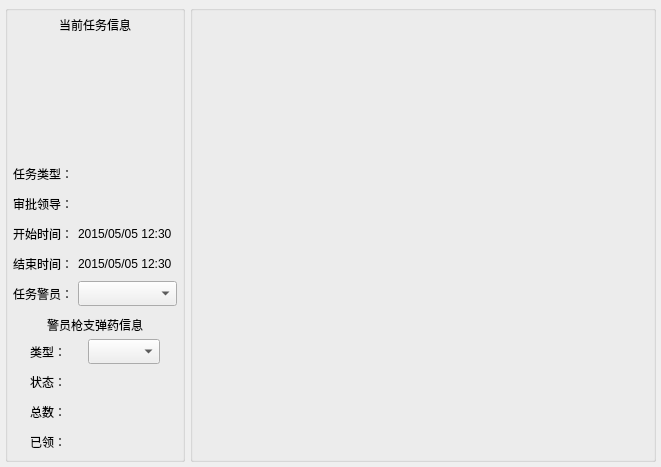
<?xml version="1.0" encoding="UTF-8"?>
<ui version="4.0">
 <class>TaskCabInfo</class>
 <widget class="QWidget" name="TaskCabInfo">
  <property name="geometry">
   <rect>
    <x>0</x>
    <y>0</y>
    <width>661</width>
    <height>458</height>
   </rect>
  </property>
  <layout class="QHBoxLayout" name="horizontalLayout_2">
   <property name="spacing">
    <number>5</number>
   </property>
   <property name="leftMargin">
    <number>5</number>
   </property>
   <property name="topMargin">
    <number>5</number>
   </property>
   <property name="rightMargin">
    <number>5</number>
   </property>
   <property name="bottomMargin">
    <number>5</number>
   </property>
   <item>
    <widget class="QGroupBox" name="taskInfoBox">
     <property name="sizePolicy">
      <sizepolicy hsizetype="Fixed" vsizetype="Preferred">
       <horstretch>0</horstretch>
       <verstretch>0</verstretch>
      </sizepolicy>
     </property>
     <property name="minimumSize">
      <size>
       <width>180</width>
       <height>0</height>
      </size>
     </property>
     <layout class="QVBoxLayout" name="verticalLayout">
      <property name="spacing">
       <number>5</number>
      </property>
      <property name="leftMargin">
       <number>5</number>
      </property>
      <property name="topMargin">
       <number>5</number>
      </property>
      <property name="rightMargin">
       <number>5</number>
      </property>
      <property name="bottomMargin">
       <number>5</number>
      </property>
      <item>
       <widget class="QLabel" name="title">
        <property name="text">
         <string>当前任务信息</string>
        </property>
        <property name="alignment">
         <set>Qt::AlignCenter</set>
        </property>
       </widget>
      </item>
      <item>
       <widget class="QToolButton" name="photo">
        <property name="sizePolicy">
         <sizepolicy hsizetype="Preferred" vsizetype="Fixed">
          <horstretch>0</horstretch>
          <verstretch>0</verstretch>
         </sizepolicy>
        </property>
        <property name="focusPolicy">
         <enum>Qt::NoFocus</enum>
        </property>
        <property name="icon">
         <iconset>
          <normaloff>:/img/photo/headPhoto.png</normaloff>:/img/photo/headPhoto.png</iconset>
        </property>
        <property name="iconSize">
         <size>
          <width>100</width>
          <height>110</height>
         </size>
        </property>
        <property name="autoRaise">
         <bool>true</bool>
        </property>
       </widget>
      </item>
      <item>
       <layout class="QGridLayout" name="gridLayout_3">
        <item row="3" column="0">
         <widget class="QLabel" name="lb_taskEndTime">
          <property name="sizePolicy">
           <sizepolicy hsizetype="Fixed" vsizetype="Fixed">
            <horstretch>0</horstretch>
            <verstretch>0</verstretch>
           </sizepolicy>
          </property>
          <property name="minimumSize">
           <size>
            <width>0</width>
            <height>25</height>
           </size>
          </property>
          <property name="text">
           <string>结束时间：</string>
          </property>
         </widget>
        </item>
        <item row="0" column="1">
         <widget class="QLabel" name="taskType">
          <property name="sizePolicy">
           <sizepolicy hsizetype="Preferred" vsizetype="Fixed">
            <horstretch>0</horstretch>
            <verstretch>0</verstretch>
           </sizepolicy>
          </property>
          <property name="minimumSize">
           <size>
            <width>0</width>
            <height>25</height>
           </size>
          </property>
         </widget>
        </item>
        <item row="2" column="1">
         <widget class="QLabel" name="taskStartTime">
          <property name="sizePolicy">
           <sizepolicy hsizetype="Preferred" vsizetype="Fixed">
            <horstretch>0</horstretch>
            <verstretch>0</verstretch>
           </sizepolicy>
          </property>
          <property name="minimumSize">
           <size>
            <width>0</width>
            <height>25</height>
           </size>
          </property>
          <property name="text">
           <string>2015/05/05 12:30</string>
          </property>
         </widget>
        </item>
        <item row="3" column="1">
         <widget class="QLabel" name="taskEndTime">
          <property name="sizePolicy">
           <sizepolicy hsizetype="Preferred" vsizetype="Fixed">
            <horstretch>0</horstretch>
            <verstretch>0</verstretch>
           </sizepolicy>
          </property>
          <property name="minimumSize">
           <size>
            <width>0</width>
            <height>25</height>
           </size>
          </property>
          <property name="text">
           <string>2015/05/05 12:30</string>
          </property>
         </widget>
        </item>
        <item row="1" column="0">
         <widget class="QLabel" name="approveText">
          <property name="sizePolicy">
           <sizepolicy hsizetype="Fixed" vsizetype="Fixed">
            <horstretch>0</horstretch>
            <verstretch>0</verstretch>
           </sizepolicy>
          </property>
          <property name="minimumSize">
           <size>
            <width>0</width>
            <height>25</height>
           </size>
          </property>
          <property name="text">
           <string>审批领导：</string>
          </property>
         </widget>
        </item>
        <item row="1" column="1">
         <widget class="QLabel" name="approve">
          <property name="sizePolicy">
           <sizepolicy hsizetype="Preferred" vsizetype="Fixed">
            <horstretch>0</horstretch>
            <verstretch>0</verstretch>
           </sizepolicy>
          </property>
          <property name="minimumSize">
           <size>
            <width>0</width>
            <height>25</height>
           </size>
          </property>
         </widget>
        </item>
        <item row="2" column="0">
         <widget class="QLabel" name="lb_taskStartTime">
          <property name="sizePolicy">
           <sizepolicy hsizetype="Fixed" vsizetype="Fixed">
            <horstretch>0</horstretch>
            <verstretch>0</verstretch>
           </sizepolicy>
          </property>
          <property name="minimumSize">
           <size>
            <width>0</width>
            <height>25</height>
           </size>
          </property>
          <property name="text">
           <string>开始时间：</string>
          </property>
         </widget>
        </item>
        <item row="4" column="0">
         <widget class="QLabel" name="taskPoliceText">
          <property name="text">
           <string>任务警员：</string>
          </property>
         </widget>
        </item>
        <item row="0" column="0">
         <widget class="QLabel" name="label">
          <property name="sizePolicy">
           <sizepolicy hsizetype="Preferred" vsizetype="Fixed">
            <horstretch>0</horstretch>
            <verstretch>0</verstretch>
           </sizepolicy>
          </property>
          <property name="minimumSize">
           <size>
            <width>0</width>
            <height>25</height>
           </size>
          </property>
          <property name="text">
           <string>任务类型：</string>
          </property>
         </widget>
        </item>
        <item row="4" column="1">
         <widget class="QComboBox" name="taskPolices">
          <property name="minimumSize">
           <size>
            <width>0</width>
            <height>25</height>
           </size>
          </property>
         </widget>
        </item>
       </layout>
      </item>
      <item>
       <widget class="Line" name="gunInfoLine">
        <property name="sizePolicy">
         <sizepolicy hsizetype="Preferred" vsizetype="Preferred">
          <horstretch>0</horstretch>
          <verstretch>0</verstretch>
         </sizepolicy>
        </property>
        <property name="orientation">
         <enum>Qt::Horizontal</enum>
        </property>
       </widget>
      </item>
      <item>
       <widget class="QLabel" name="title1">
        <property name="text">
         <string>警员枪支弹药信息</string>
        </property>
        <property name="alignment">
         <set>Qt::AlignCenter</set>
        </property>
       </widget>
      </item>
      <item>
       <layout class="QGridLayout" name="gridLayout_2">
        <item row="0" column="0">
         <widget class="QLabel" name="objectType">
          <property name="sizePolicy">
           <sizepolicy hsizetype="Fixed" vsizetype="Preferred">
            <horstretch>0</horstretch>
            <verstretch>0</verstretch>
           </sizepolicy>
          </property>
          <property name="minimumSize">
           <size>
            <width>0</width>
            <height>25</height>
           </size>
          </property>
          <property name="text">
           <string>类型：</string>
          </property>
          <property name="alignment">
           <set>Qt::AlignRight|Qt::AlignTrailing|Qt::AlignVCenter</set>
          </property>
         </widget>
        </item>
        <item row="0" column="1">
         <widget class="QComboBox" name="taskItemType">
          <property name="sizePolicy">
           <sizepolicy hsizetype="Fixed" vsizetype="Preferred">
            <horstretch>0</horstretch>
            <verstretch>0</verstretch>
           </sizepolicy>
          </property>
          <property name="minimumSize">
           <size>
            <width>0</width>
            <height>25</height>
           </size>
          </property>
         </widget>
        </item>
        <item row="1" column="0">
         <widget class="QLabel" name="gun_state">
          <property name="sizePolicy">
           <sizepolicy hsizetype="Fixed" vsizetype="Preferred">
            <horstretch>0</horstretch>
            <verstretch>0</verstretch>
           </sizepolicy>
          </property>
          <property name="minimumSize">
           <size>
            <width>0</width>
            <height>25</height>
           </size>
          </property>
          <property name="text">
           <string>状态：</string>
          </property>
          <property name="alignment">
           <set>Qt::AlignRight|Qt::AlignTrailing|Qt::AlignVCenter</set>
          </property>
         </widget>
        </item>
        <item row="1" column="1">
         <widget class="QLabel" name="taskItemState">
          <property name="minimumSize">
           <size>
            <width>0</width>
            <height>25</height>
           </size>
          </property>
         </widget>
        </item>
        <item row="2" column="0">
         <widget class="QLabel" name="lb_get_gun_num">
          <property name="sizePolicy">
           <sizepolicy hsizetype="Fixed" vsizetype="Preferred">
            <horstretch>0</horstretch>
            <verstretch>0</verstretch>
           </sizepolicy>
          </property>
          <property name="minimumSize">
           <size>
            <width>0</width>
            <height>25</height>
           </size>
          </property>
          <property name="text">
           <string>总数：</string>
          </property>
          <property name="alignment">
           <set>Qt::AlignRight|Qt::AlignTrailing|Qt::AlignVCenter</set>
          </property>
         </widget>
        </item>
        <item row="2" column="1">
         <widget class="QLabel" name="taskItemSum">
          <property name="minimumSize">
           <size>
            <width>0</width>
            <height>25</height>
           </size>
          </property>
         </widget>
        </item>
        <item row="3" column="0">
         <widget class="QLabel" name="taskItemNumText">
          <property name="sizePolicy">
           <sizepolicy hsizetype="Fixed" vsizetype="Preferred">
            <horstretch>0</horstretch>
            <verstretch>0</verstretch>
           </sizepolicy>
          </property>
          <property name="minimumSize">
           <size>
            <width>0</width>
            <height>25</height>
           </size>
          </property>
          <property name="text">
           <string>已领：</string>
          </property>
          <property name="alignment">
           <set>Qt::AlignRight|Qt::AlignTrailing|Qt::AlignVCenter</set>
          </property>
         </widget>
        </item>
        <item row="3" column="1">
         <widget class="QLabel" name="taskItemNum">
          <property name="minimumSize">
           <size>
            <width>0</width>
            <height>25</height>
           </size>
          </property>
         </widget>
        </item>
       </layout>
      </item>
     </layout>
     <zorder>gunInfoLine</zorder>
     <zorder>title</zorder>
     <zorder>photo</zorder>
     <zorder>title1</zorder>
    </widget>
   </item>
   <item>
    <widget class="CabinetInfo" name="cabInfoBox"/>
   </item>
  </layout>
 </widget>
 <customwidgets>
  <customwidget>
   <class>CabinetInfo</class>
   <extends>QGroupBox</extends>
   <header location="global">cabinetinfo.h</header>
   <container>1</container>
  </customwidget>
 </customwidgets>
 <resources/>
 <connections/>
</ui>
